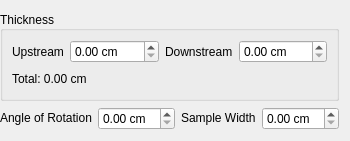
                          <widget class="QWidget" name="page_2">
                           <layout class="QVBoxLayout" name="verticalLayout_28">
                            <property name="leftMargin">
                             <number>0</number>
                            </property>
                            <item>
                             <widget class="QGroupBox" name="thicknessGroupBox">
                              <property name="styleSheet">
                               <string notr="true"/>
                              </property>
                              <property name="title">
                               <string>Thickness</string>
                              </property>
                              <property name="alignment">
                               <set>Qt::AlignLeading|Qt::AlignLeft|Qt::AlignVCenter</set>
                              </property>
                              <property name="flat">
                               <bool>false</bool>
                              </property>
                              <layout class="QVBoxLayout" name="verticalLayout_57">
                               <item>
                                <layout class="QHBoxLayout" name="horizontalLayout_75">
                                 <item>
                                  <widget class="QLabel" name="upstreamLabel_2">
                                   <property name="text">
                                    <string>Upstream</string>
                                   </property>
                                  </widget>
                                 </item>
                                 <item>
                                  <widget class="ExponentialSpinBox" name="sampleUpstreamSpinBox">
                                   <property name="sizePolicy">
                                    <sizepolicy hsizetype="Expanding" vsizetype="Fixed">
                                     <horstretch>0</horstretch>
                                     <verstretch>0</verstretch>
                                    </sizepolicy>
                                   </property>
                                   <property name="suffix">
                                    <string> cm</string>
                                   </property>
                                  </widget>
                                 </item>
                                 <item>
                                  <widget class="QLabel" name="downstreamLabel_2">
                                   <property name="text">
                                    <string>Downstream</string>
                                   </property>
                                  </widget>
                                 </item>
                                 <item>
                                  <widget class="ExponentialSpinBox" name="sampleDownstreamSpinBox">
                                   <property name="sizePolicy">
                                    <sizepolicy hsizetype="Expanding" vsizetype="Fixed">
                                     <horstretch>0</horstretch>
                                     <verstretch>0</verstretch>
                                    </sizepolicy>
                                   </property>
                                   <property name="suffix">
                                    <string> cm</string>
                                   </property>
                                  </widget>
                                 </item>
                                </layout>
                               </item>
                               <item>
                                <layout class="QHBoxLayout" name="horizontalLayout_19">
                                 <item>
                                  <widget class="QLabel" name="totalSampleThicknessLabel">
                                   <property name="text">
                                    <string>Total: 0.00 cm</string>
                                   </property>
                                  </widget>
                                 </item>
                                 <item>
                                  <spacer name="horizontalSpacer_8">
                                   <property name="orientation">
                                    <enum>Qt::Horizontal</enum>
                                   </property>
                                   <property name="sizeHint" stdset="0">
                                    <size>
                                     <width>40</width>
                                     <height>20</height>
                                    </size>
                                   </property>
                                  </spacer>
                                 </item>
                                </layout>
                               </item>
                              </layout>
                             </widget>
                            </item>
                            <item>
                             <layout class="QHBoxLayout" name="horizontalLayout_20">
                              <property name="leftMargin">
                               <number>0</number>
                              </property>
                              <item>
                               <widget class="QLabel" name="angleOfRotationLabel">
                                <property name="sizePolicy">
                                 <sizepolicy hsizetype="Preferred" vsizetype="Fixed">
                                  <horstretch>0</horstretch>
                                  <verstretch>0</verstretch>
                                 </sizepolicy>
                                </property>
                                <property name="text">
                                 <string>Angle of Rotation</string>
                                </property>
                               </widget>
                              </item>
                              <item>
                               <widget class="ExponentialSpinBox" name="angleOfRotationSpinBox">
                                <property name="sizePolicy">
                                 <sizepolicy hsizetype="Expanding" vsizetype="Fixed">
                                  <horstretch>0</horstretch>
                                  <verstretch>0</verstretch>
                                 </sizepolicy>
                                </property>
                                <property name="suffix">
                                 <string> cm</string>
                                </property>
                               </widget>
                              </item>
                              <item>
                               <widget class="QLabel" name="sampleWidthLabel">
                                <property name="sizePolicy">
                                 <sizepolicy hsizetype="Preferred" vsizetype="Fixed">
                                  <horstretch>0</horstretch>
                                  <verstretch>0</verstretch>
                                 </sizepolicy>
                                </property>
                                <property name="text">
                                 <string>Sample Width</string>
                                </property>
                               </widget>
                              </item>
                              <item>
                               <widget class="ExponentialSpinBox" name="sampleWidthSpinBox">
                                <property name="sizePolicy">
                                 <sizepolicy hsizetype="Expanding" vsizetype="Fixed">
                                  <horstretch>0</horstretch>
                                  <verstretch>0</verstretch>
                                 </sizepolicy>
                                </property>
                                <property name="suffix">
                                 <string> cm</string>
                                </property>
                               </widget>
                              </item>
                             </layout>
                            </item>
                           </layout>
                          </widget>
